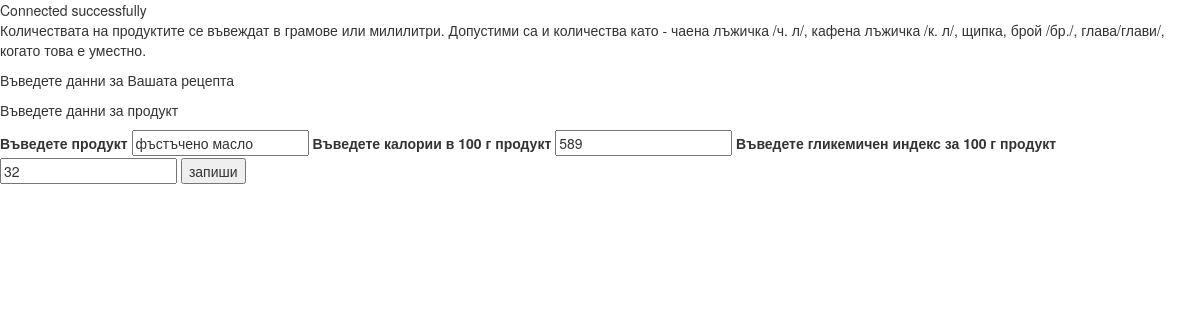
The app's page /pre_project/update_new_product.php?product=фъстъчено масло with its own data.
### tables this page shows
CREATE TABLE IF NOT EXISTS `products` (
  `id` int(11) NOT NULL AUTO_INCREMENT,
  `product` varchar(200) NOT NULL,
  `product_type` int(11) DEFAULT NULL,
  `calories` int(11) NOT NULL,
  `gi` int(11) NOT NULL,
  `picture` blob,
  `user_id` int(11) NOT NULL,
  `date_deleted` date DEFAULT NULL,
  PRIMARY KEY (`id`),
  UNIQUE KEY `product` (`product`),
  KEY `product_type` (`product_type`),
  KEY `users_id` (`user_id`)
);

### pre_project/update_new_product.php (the view, shortened to what this page needs)
<?php
require_once('functions.php');
if(!empty($_GET)) {
	$product = $_GET['product'];
} else {
	$product = '';
}
$q = "SELECT * FROM `products` WHERE `product` = '$product'";
$result = mysqli_query($connect, $q);
if (mysqli_num_rows($result)>0) {
	$row = mysqli_fetch_assoc($result);
}
?>
<!DOCTYPE html>
<html lang="en">
<head>
	<link rel="stylesheet" href="https://maxcdn.bootstrapcdn.com/bootstrap/3.3.5/css/bootstrap.min.css">
	<link rel="stylesheet" href="https://maxcdn.bootstrapcdn.com/bootstrap/3.3.5/css/bootstrap-theme.min.css">
</head>
<body>
	<p>Количествата на продуктите се въвеждат в грамове или милилитри. Допустими са и количества като - чаена лъжичка /ч. л/, кафена лъжичка /к. л/, щипка, брой /бр./, глава/глави/, когато това е уместно. </p>
	<p>Въведете данни за Вашата рецепта</p>
	<form method="post" action="update_new_product.php">
		<p>Въведете данни за продукт</p>
		<label for="nm">Въведете продукт</label>
		<input type="text" name="name" id="nm" value="<?php if(isset($row['product'])) {echo $row['product']; }?>">
		<label for="cal">Въведете калории в 100 г продукт</label>
		<input type="number" name="cal" id="cal" value="<?php echo $row['calories'];?>">
		<label for="gi">Въведете гликемичен индекс за 100 г продукт</label>
		<input type="number" name="gi" id="gi" value="<?php echo $row['gi'];?>">
		<input type="submit" value="запиши" name="submit">
	</form>

### records on screen
products: name "фъстъчено масло", cal "589", gi "32"
